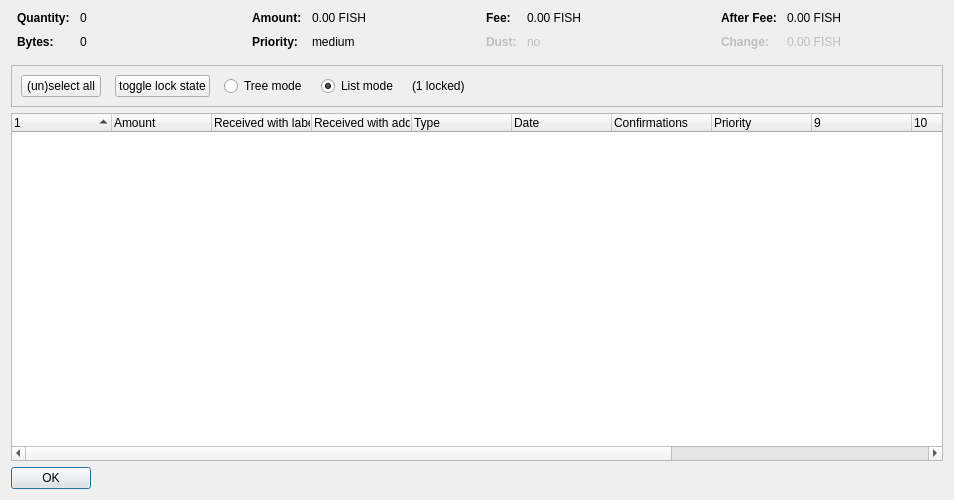
<?xml version="1.0" encoding="UTF-8"?>
<ui version="4.0">
 <class>CoinControlDialog</class>
 <widget class="QDialog" name="CoinControlDialog">
  <property name="geometry">
   <rect>
    <x>0</x>
    <y>0</y>
    <width>954</width>
    <height>500</height>
   </rect>
  </property>
  <property name="windowTitle">
   <string>Coin Selection</string>
  </property>
  <layout class="QVBoxLayout" name="verticalLayout">
   <item>
    <layout class="QHBoxLayout" name="horizontalLayoutTop" stretch="0,0,0,0">
     <property name="topMargin">
      <number>0</number>
     </property>
     <property name="bottomMargin">
      <number>10</number>
     </property>
     <item>
      <layout class="QFormLayout" name="formLayoutCoinControl1">
       <property name="horizontalSpacing">
        <number>10</number>
       </property>
       <property name="verticalSpacing">
        <number>10</number>
       </property>
       <property name="leftMargin">
        <number>6</number>
       </property>
       <property name="rightMargin">
        <number>6</number>
       </property>
       <item row="0" column="0">
        <widget class="QLabel" name="labelCoinControlQuantityText">
         <property name="font">
          <font>
           <weight>75</weight>
           <bold>true</bold>
          </font>
         </property>
         <property name="text">
          <string>Quantity:</string>
         </property>
        </widget>
       </item>
       <item row="0" column="1">
        <widget class="QLabel" name="labelCoinControlQuantity">
         <property name="cursor">
          <cursorShape>IBeamCursor</cursorShape>
         </property>
         <property name="contextMenuPolicy">
          <enum>Qt::ActionsContextMenu</enum>
         </property>
         <property name="text">
          <string notr="true">0</string>
         </property>
         <property name="textInteractionFlags">
          <set>Qt::LinksAccessibleByMouse|Qt::TextSelectableByKeyboard|Qt::TextSelectableByMouse</set>
         </property>
        </widget>
       </item>
       <item row="1" column="0">
        <widget class="QLabel" name="labelCoinControlBytesText">
         <property name="font">
          <font>
           <weight>75</weight>
           <bold>true</bold>
          </font>
         </property>
         <property name="text">
          <string>Bytes:</string>
         </property>
        </widget>
       </item>
       <item row="1" column="1">
        <widget class="QLabel" name="labelCoinControlBytes">
         <property name="cursor">
          <cursorShape>IBeamCursor</cursorShape>
         </property>
         <property name="contextMenuPolicy">
          <enum>Qt::ActionsContextMenu</enum>
         </property>
         <property name="text">
          <string notr="true">0</string>
         </property>
         <property name="textInteractionFlags">
          <set>Qt::LinksAccessibleByMouse|Qt::TextSelectableByKeyboard|Qt::TextSelectableByMouse</set>
         </property>
        </widget>
       </item>
      </layout>
     </item>
     <item>
      <layout class="QFormLayout" name="formLayoutCoinControl2">
       <property name="horizontalSpacing">
        <number>10</number>
       </property>
       <property name="verticalSpacing">
        <number>10</number>
       </property>
       <property name="leftMargin">
        <number>6</number>
       </property>
       <property name="rightMargin">
        <number>6</number>
       </property>
       <item row="0" column="0">
        <widget class="QLabel" name="labelCoinControlAmountText">
         <property name="font">
          <font>
           <weight>75</weight>
           <bold>true</bold>
          </font>
         </property>
         <property name="text">
          <string>Amount:</string>
         </property>
        </widget>
       </item>
       <item row="0" column="1">
        <widget class="QLabel" name="labelCoinControlAmount">
         <property name="cursor">
          <cursorShape>IBeamCursor</cursorShape>
         </property>
         <property name="contextMenuPolicy">
          <enum>Qt::ActionsContextMenu</enum>
         </property>
         <property name="text">
          <string notr="true">0.00 FISH</string>
         </property>
         <property name="textInteractionFlags">
          <set>Qt::LinksAccessibleByMouse|Qt::TextSelectableByKeyboard|Qt::TextSelectableByMouse</set>
         </property>
        </widget>
       </item>
       <item row="1" column="0">
        <widget class="QLabel" name="labelCoinControlPriorityText">
         <property name="font">
          <font>
           <weight>75</weight>
           <bold>true</bold>
          </font>
         </property>
         <property name="text">
          <string>Priority:</string>
         </property>
        </widget>
       </item>
       <item row="1" column="1">
        <widget class="QLabel" name="labelCoinControlPriority">
         <property name="cursor">
          <cursorShape>IBeamCursor</cursorShape>
         </property>
         <property name="contextMenuPolicy">
          <enum>Qt::ActionsContextMenu</enum>
         </property>
         <property name="text">
          <string>medium</string>
         </property>
         <property name="textInteractionFlags">
          <set>Qt::LinksAccessibleByMouse|Qt::TextSelectableByKeyboard|Qt::TextSelectableByMouse</set>
         </property>
        </widget>
       </item>
      </layout>
     </item>
     <item>
      <layout class="QFormLayout" name="formLayoutCoinControl3">
       <property name="horizontalSpacing">
        <number>10</number>
       </property>
       <property name="verticalSpacing">
        <number>10</number>
       </property>
       <property name="leftMargin">
        <number>6</number>
       </property>
       <property name="rightMargin">
        <number>6</number>
       </property>
       <item row="0" column="0">
        <widget class="QLabel" name="labelCoinControlFeeText">
         <property name="font">
          <font>
           <weight>75</weight>
           <bold>true</bold>
          </font>
         </property>
         <property name="text">
          <string>Fee:</string>
         </property>
        </widget>
       </item>
       <item row="0" column="1">
        <widget class="QLabel" name="labelCoinControlFee">
         <property name="cursor">
          <cursorShape>IBeamCursor</cursorShape>
         </property>
         <property name="contextMenuPolicy">
          <enum>Qt::ActionsContextMenu</enum>
         </property>
         <property name="text">
          <string notr="true">0.00 FISH</string>
         </property>
         <property name="textInteractionFlags">
          <set>Qt::LinksAccessibleByMouse|Qt::TextSelectableByKeyboard|Qt::TextSelectableByMouse</set>
         </property>
        </widget>
       </item>
       <item row="1" column="0">
        <widget class="QLabel" name="labelCoinControlLowOutputText">
         <property name="enabled">
          <bool>false</bool>
         </property>
         <property name="font">
          <font>
           <weight>75</weight>
           <bold>true</bold>
          </font>
         </property>
         <property name="text">
          <string>Dust:</string>
         </property>
        </widget>
       </item>
       <item row="1" column="1">
        <widget class="QLabel" name="labelCoinControlLowOutput">
         <property name="enabled">
          <bool>false</bool>
         </property>
         <property name="cursor">
          <cursorShape>IBeamCursor</cursorShape>
         </property>
         <property name="contextMenuPolicy">
          <enum>Qt::ActionsContextMenu</enum>
         </property>
         <property name="text">
          <string>no</string>
         </property>
         <property name="textInteractionFlags">
          <set>Qt::LinksAccessibleByMouse|Qt::TextSelectableByKeyboard|Qt::TextSelectableByMouse</set>
         </property>
        </widget>
       </item>
      </layout>
     </item>
     <item>
      <layout class="QFormLayout" name="formLayoutCoinControl4">
       <property name="horizontalSpacing">
        <number>10</number>
       </property>
       <property name="verticalSpacing">
        <number>10</number>
       </property>
       <property name="leftMargin">
        <number>6</number>
       </property>
       <property name="rightMargin">
        <number>6</number>
       </property>
       <item row="0" column="0">
        <widget class="QLabel" name="labelCoinControlAfterFeeText">
         <property name="font">
          <font>
           <weight>75</weight>
           <bold>true</bold>
          </font>
         </property>
         <property name="text">
          <string>After Fee:</string>
         </property>
        </widget>
       </item>
       <item row="0" column="1">
        <widget class="QLabel" name="labelCoinControlAfterFee">
         <property name="cursor">
          <cursorShape>IBeamCursor</cursorShape>
         </property>
         <property name="contextMenuPolicy">
          <enum>Qt::ActionsContextMenu</enum>
         </property>
         <property name="text">
          <string notr="true">0.00 FISH</string>
         </property>
         <property name="textInteractionFlags">
          <set>Qt::LinksAccessibleByMouse|Qt::TextSelectableByKeyboard|Qt::TextSelectableByMouse</set>
         </property>
        </widget>
       </item>
       <item row="1" column="0">
        <widget class="QLabel" name="labelCoinControlChangeText">
         <property name="enabled">
          <bool>false</bool>
         </property>
         <property name="font">
          <font>
           <weight>75</weight>
           <bold>true</bold>
          </font>
         </property>
         <property name="text">
          <string>Change:</string>
         </property>
        </widget>
       </item>
       <item row="1" column="1">
        <widget class="QLabel" name="labelCoinControlChange">
         <property name="enabled">
          <bool>false</bool>
         </property>
         <property name="cursor">
          <cursorShape>IBeamCursor</cursorShape>
         </property>
         <property name="contextMenuPolicy">
          <enum>Qt::ActionsContextMenu</enum>
         </property>
         <property name="text">
          <string notr="true">0.00 FISH</string>
         </property>
         <property name="textInteractionFlags">
          <set>Qt::LinksAccessibleByMouse|Qt::TextSelectableByKeyboard|Qt::TextSelectableByMouse</set>
         </property>
        </widget>
       </item>
      </layout>
     </item>
    </layout>
   </item>
   <item>
    <widget class="QFrame" name="frame">
     <property name="minimumSize">
      <size>
       <width>0</width>
       <height>40</height>
      </size>
     </property>
     <property name="frameShape">
      <enum>QFrame::StyledPanel</enum>
     </property>
     <property name="frameShadow">
      <enum>QFrame::Sunken</enum>
     </property>
     <layout class="QHBoxLayout" name="horizontalLayout">
      <item>
       <layout class="QHBoxLayout" name="horizontalLayoutPanel" stretch="0,0,0,0,0,0">
        <property name="spacing">
         <number>14</number>
        </property>
        <item>
         <widget class="QPushButton" name="pushButtonSelectAll">
          <property name="sizePolicy">
           <sizepolicy hsizetype="Maximum" vsizetype="Fixed">
            <horstretch>0</horstretch>
            <verstretch>0</verstretch>
           </sizepolicy>
          </property>
          <property name="text">
           <string>(un)select all</string>
          </property>
          <property name="autoDefault">
           <bool>false</bool>
          </property>
         </widget>
        </item>
        <item>
         <widget class="QPushButton" name="pushButtonToggleLock">
          <property name="sizePolicy">
           <sizepolicy hsizetype="Maximum" vsizetype="Fixed">
            <horstretch>0</horstretch>
            <verstretch>0</verstretch>
           </sizepolicy>
          </property>
          <property name="text">
           <string>toggle lock state</string>
          </property>
          <property name="autoDefault">
           <bool>false</bool>
          </property>
         </widget>
        </item>
        <item>
         <widget class="QRadioButton" name="radioTreeMode">
          <property name="sizePolicy">
           <sizepolicy hsizetype="Maximum" vsizetype="Fixed">
            <horstretch>0</horstretch>
            <verstretch>0</verstretch>
           </sizepolicy>
          </property>
          <property name="text">
           <string>Tree mode</string>
          </property>
         </widget>
        </item>
        <item>
         <widget class="QRadioButton" name="radioListMode">
          <property name="sizePolicy">
           <sizepolicy hsizetype="Maximum" vsizetype="Fixed">
            <horstretch>0</horstretch>
            <verstretch>0</verstretch>
           </sizepolicy>
          </property>
          <property name="text">
           <string>List mode</string>
          </property>
          <property name="checked">
           <bool>true</bool>
          </property>
         </widget>
        </item>
        <item>
         <widget class="QLabel" name="labelLocked">
          <property name="text">
           <string>(1 locked)</string>
          </property>
         </widget>
        </item>
        <item>
         <spacer name="horizontalSpacer">
          <property name="orientation">
           <enum>Qt::Horizontal</enum>
          </property>
          <property name="sizeHint" stdset="0">
           <size>
            <width>40</width>
            <height>20</height>
           </size>
          </property>
         </spacer>
        </item>
       </layout>
      </item>
     </layout>
    </widget>
   </item>
   <item>
    <widget class="CoinControlTreeWidget" name="treeWidget">
     <property name="contextMenuPolicy">
      <enum>Qt::CustomContextMenu</enum>
     </property>
     <property name="sortingEnabled">
      <bool>false</bool>
     </property>
     <property name="columnCount">
      <number>13</number>
     </property>
     <attribute name="headerShowSortIndicator" stdset="0">
      <bool>true</bool>
     </attribute>
     <attribute name="headerStretchLastSection">
      <bool>false</bool>
     </attribute>
     <column>
      <property name="text">
       <string/>
      </property>
     </column>
     <column>
      <property name="text">
       <string>Amount</string>
      </property>
     </column>
     <column>
      <property name="text">
       <string>Received with label</string>
      </property>
     </column>
     <column>
      <property name="text">
       <string>Received with address</string>
      </property>
     </column>
     <column>
      <property name="text">
	<string>Type</string>
      </property>
     </column>
     <column>
      <property name="text">	 
       <string>Date</string>
      </property>
     </column>
     <column>
      <property name="text">
       <string>Confirmations</string>
      </property>
      <property name="toolTip">
       <string>Confirmed</string>
      </property>
     </column>
     <column>
      <property name="text">
       <string>Priority</string>
      </property>
     </column>
     <column>
      <property name="text">
       <string/>
      </property>
     </column>
     <column>
      <property name="text">
       <string/>
      </property>
     </column>
     <column>
      <property name="text">
       <string/>
      </property>
     </column>
     <column>
      <property name="text">
       <string/>
      </property>
     </column>
     <column>
      <property name="text">
       <string/>
      </property>
     </column>
    </widget>
   </item>
   <item>
    <widget class="QDialogButtonBox" name="buttonBox">
     <property name="sizePolicy">
      <sizepolicy hsizetype="Maximum" vsizetype="Fixed">
       <horstretch>0</horstretch>
       <verstretch>0</verstretch>
      </sizepolicy>
     </property>
     <property name="orientation">
      <enum>Qt::Horizontal</enum>
     </property>
     <property name="standardButtons">
      <set>QDialogButtonBox::Ok</set>
     </property>
    </widget>
   </item>
  </layout>
 </widget>
 <customwidgets>
  <customwidget>
   <class>CoinControlTreeWidget</class>
   <extends>QTreeWidget</extends>
   <header>coincontroltreewidget.h</header>
  </customwidget>
 </customwidgets>
 <resources/>
 <connections/>
</ui>
